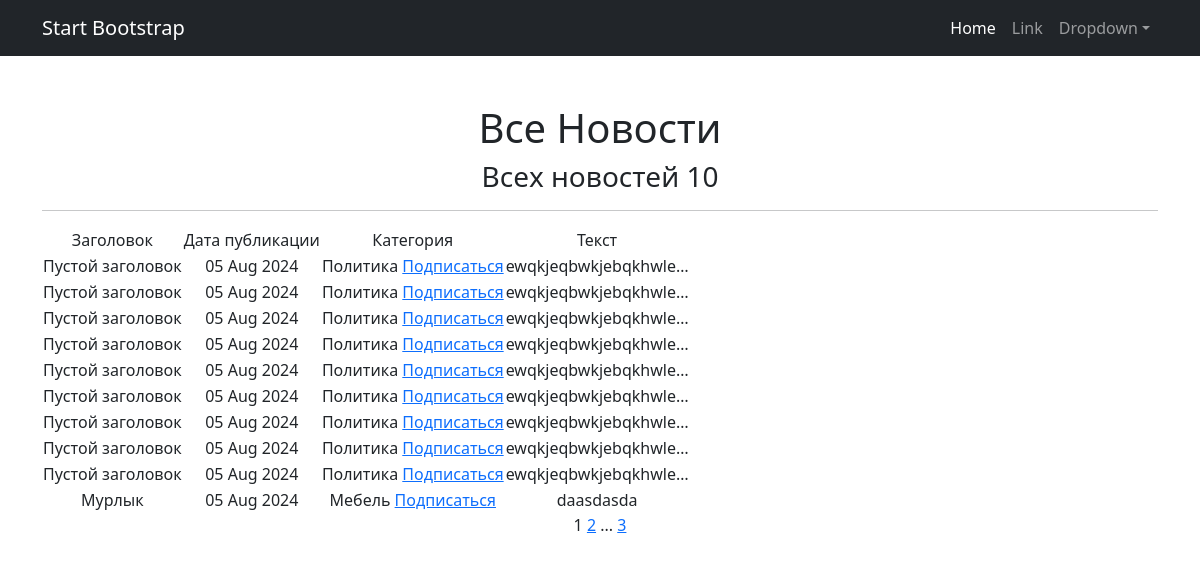
The page / on the database its author committed.
### news/models.py (models this page shows, shortened)
class Post (models.Model):
    author = models.ForeignKey('Author', on_delete=models.CASCADE, related_name='author')
    type = models.CharField(choices={'news': 'Новость',
                                     'post': 'Статья'}, max_length=9)
    date_birth = models.DateTimeField(auto_now_add=True)
    categories = models.ForeignKey(Category, on_delete=models.CASCADE, related_name='category')
    article = models.CharField(default='Пустой заголовок', max_length=100)
    text = models.TextField(max_length=1000)
    rating = models.IntegerField(default=0)

class Category (models.Model):
    name = models.CharField(max_length=255, unique=True)
    subscribers = models.ManyToManyField(User, related_name='subscribed_categories')
    def __str__(self):
        return f'{self.name}'

### news/views.py (the view)
# urls.py: path('', NewsList.as_view(), name='news_list'),
class NewsList(ListView):
    queryset = Post.objects.order_by('-date_birth')
    template_name = 'news.html'
    context_object_name = 'news'
    paginate_by = 10

### news/templatetags/custom_filters.py (called while the page is built)
@register.filter()
def censor(text):
    if not isinstance(text, str):
        raise ValueError("Принимаем только строки")
    profanity_list = ['мурлыка', 'Редис', 'куча']
    for word in profanity_list:
        text = re.sub(r'\b{}\b'.format(word),word[0] + '*' * (len(word)-1), text, flags=re.IGNORECASE)
    return text

### templates/news.html (shortened to what this page needs)
{% extends 'flatpages/default.html' %}
{% load custom_filters %}
{% block content %}
    <h1>Все Новости</h1>
    <h3>Всех новостей {{news|length}}</h3>
    <hr>
    {% if news %}
        <table>
            <tr>
                <td>Заголовок</td>
                <td>Дата публикации</td>
                <td>Категория</td>
                <td>Текст</td>
            </tr>
           {% for post in news %}
            <tr>
                <td>{{ post.article|censor }}</td>
                <td>{{ post.date_birth|date:'d M Y' }}</td>
                <td>{{ post.categories }}
                <a href="{% url 'subscribe' post.categories.id %}">Подписаться</a>
                </td>
                <td>{{ post.text|censor|truncatechars:20 }}</td>
            </tr>
            {% endfor %}
        </table>
    {% else %}
        <h2>Новостей нет!</h2>
    {% endif %}
    {{ page_obj.number }}
    {% if page_obj.has_next %}
        <a href="?page={{ page_obj.next_page_number }}">{{ page_obj.next_page_number }}</a>
            {% if paginator.num_pages != page_obj.next_page_number %}
                ...
            <a href="?page={{ page_obj.paginator.num_pages }}">{{ page_obj.paginator.num_pages }}</a>
            {% endif %}
    {% endif %}
{% endblock content %}

### rows shown on the page
Post: article|censor "Пустой заголовок", date_birth "05 Aug 2024", categories "Политика", text|censor "ewqkjeqbwkjebqkhwle…"
Post: article|censor "Пустой заголовок", date_birth "05 Aug 2024", categories "Политика", text|censor "ewqkjeqbwkjebqkhwle…"
Post: article|censor "Пустой заголовок", date_birth "05 Aug 2024", categories "Политика", text|censor "ewqkjeqbwkjebqkhwle…"
Post: article|censor "Пустой заголовок", date_birth "05 Aug 2024", categories "Политика", text|censor "ewqkjeqbwkjebqkhwle…"
Post: article|censor "Пустой заголовок", date_birth "05 Aug 2024", categories "Политика", text|censor "ewqkjeqbwkjebqkhwle…"
Post: article|censor "Пустой заголовок", date_birth "05 Aug 2024", categories "Политика", text|censor "ewqkjeqbwkjebqkhwle…"
Post: article|censor "Пустой заголовок", date_birth "05 Aug 2024", categories "Политика", text|censor "ewqkjeqbwkjebqkhwle…"
Post: article|censor "Пустой заголовок", date_birth "05 Aug 2024", categories "Политика", text|censor "ewqkjeqbwkjebqkhwle…"
Post: article|censor "Пустой заголовок", date_birth "05 Aug 2024", categories "Политика", text|censor "ewqkjeqbwkjebqkhwle…"
Post: article|censor "Мурлык", date_birth "05 Aug 2024", categories "Мебель", text|censor "daasdasda"

### other values the page prints
{{ news|length }} "10"
{{ page_obj.number }} "1"
{{ page_obj.next_page_number }} "2"
{{ page_obj.paginator.num_pages }} "3"
